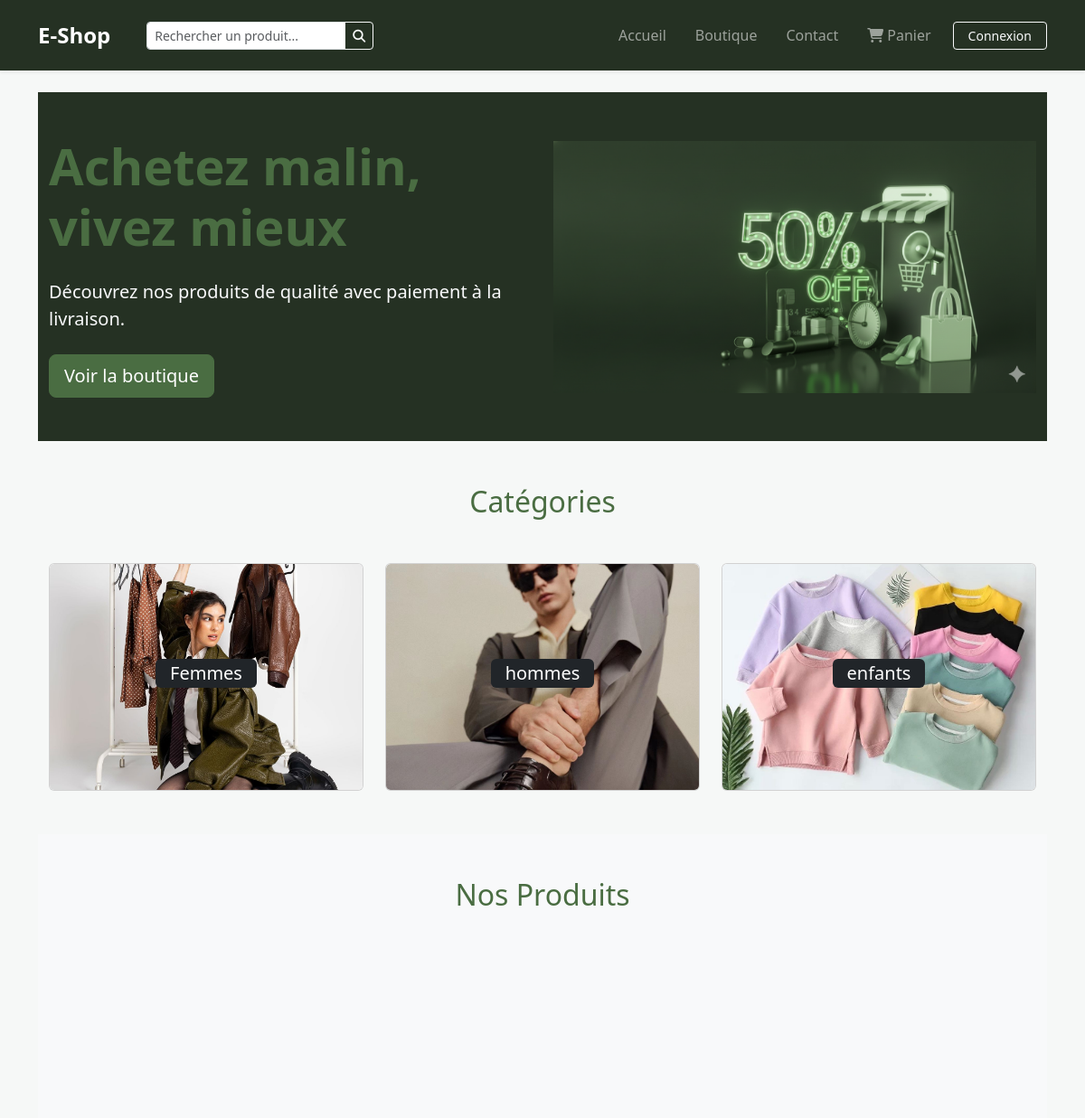
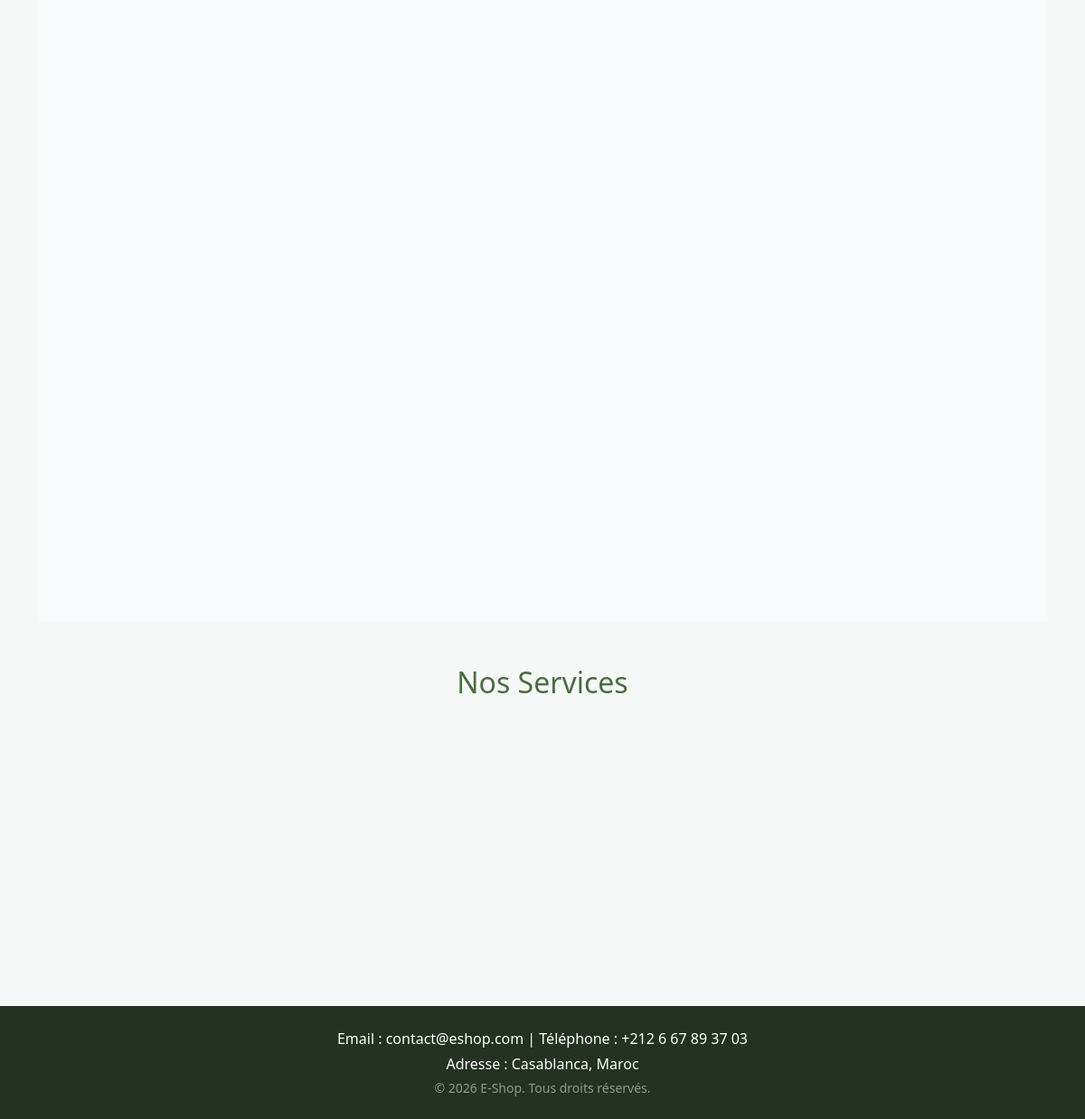
The page / on the database its author committed (2 pictures, top to bottom).
### store/models.py (models this page shows, shortened)
class Category(models.Model):
    name = models.CharField(max_length=100)
    slug = models.SlugField(unique=True, blank=True)

### store/views.py (the view)
# urls.py: path('', views.home, name='home'),
def home(request):
    products = Product.objects.all()
    categories = Category.objects.all()
    services = [
        {'icon': 'truck', 'title': 'Livraison rapide', 'text': 'Recevez vos produits rapidement avec suivi en temps réel.'},
        {'icon': 'lock', 'title': 'Paiement sécurisé', 'text': 'Paiement simple et sûr via cartes bancaires ou à la livraison.'},
        {'icon': 'headset', 'title': 'Support client', 'text': 'Une équipe réactive disponible pour toutes vos questions.'}
    ]
    return render(request, 'store/home.html', {
        'products': products,
        'categories': categories,
        'services': services
    })

### store/templates/store/home.html (shortened to what this page needs)
{% extends 'store/base.html' %}
{% load static %}
{% block content %}
<link href="https://cdnjs.cloudflare.com/ajax/libs/font-awesome/6.4.0/css/all.min.css" rel="stylesheet">
<section class="py-5" style="background-color: rgb(37,49,35); color: #fff;">
  <div class="container">
    <div class="row align-items-center">
      <div class="col-md-6">
        <h1 class="display-4 fw-bold" style="color: rgb(74,109,66);">Achetez malin, vivez mieux</h1>
        <p class="lead my-4 text-light">Découvrez nos produits de qualité avec paiement à la livraison.</p>
        <a href="{% url 'shop' %}" class="btn btn-success btn-lg">Voir la boutique</a>
      </div>
      <div class="col-md-6 text-center">
        <img src="{% static 'images/hero.png' %}" class="img-fluid" alt="Hero">
      </div>
    </div>
  </div>
</section>
<section class="py-5" id="categories">
  <div class="container">
    <h2 class="text-center" style="color: rgb(74,109,66);">Catégories</h2>
    <div class="row g-4 mt-4">
     {% for cat in categories %}
<div class="col-6 col-md-4">
  <a href="{% url 'category_products' cat.slug %}" class="text-decoration-none">
    <div class="card h-100 text-white overflow-hidden">
      <div class="card-img-overlay d-flex align-items-center justify-content-center">
        <h5 class="bg-dark px-3 py-1 rounded">{{ cat.name }}</h5>
      </div>
    </div>
  </a>
</div>
{% endfor %}
    </div>
  </div>
</section>
<section class="py-5 bg-light" id="products">
  <div class="container">
    <h2 class="text-center" style="color: rgb(74,109,66);">Nos Produits</h2>
    <div class="row g-4 mt-4">
      {% for product in products %}
      <div class="col-6 col-md-3">
      </div>
      {% empty %}
      <p class="text-center">Aucun produit disponible pour le moment.</p>
      {% endfor %}
    </div>
  </div>
</section>
<section class="py-5" id="services">
  <div class="container">
    <h2 class="text-center" style="color: rgb(74,109,66);">Nos Services</h2>
    <div class="row g-4 mt-4">
      {% for service in services %}
      <div class="col-md-4">
      </div>
      {% endfor %}
    </div>
  </div>
</section>
{% endblock %}

### static/css/style.css (style rules this page uses)
body { background-color: #f6f8f7; color: #000; }
.btn-success { background-color: rgb(74,109,66); border-color: rgb(74,109,66); color: #fff; }
.section-title, h2, h4 { color: rgb(74,109,66); }

### rows shown on the page
Category: name "Femmes"
Category: name "hommes"
Category: name "enfants"
